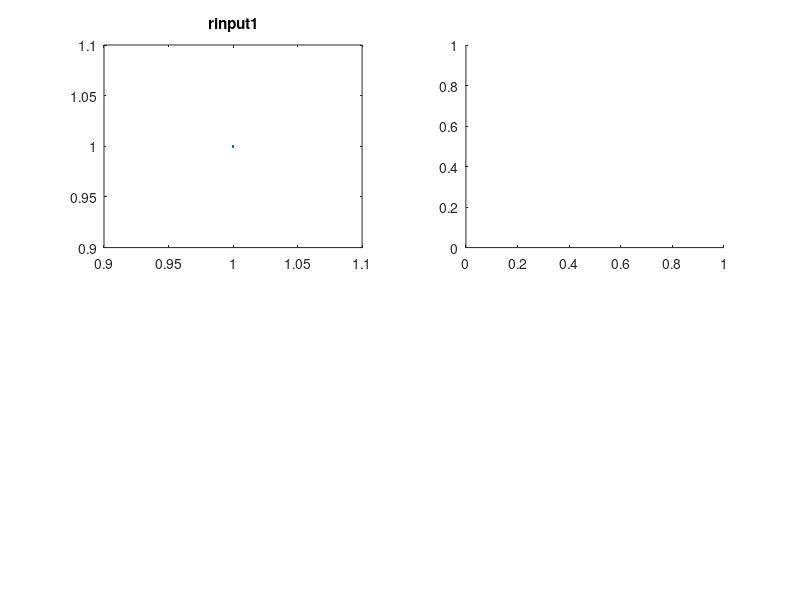

Write MATLAB code to recreate this figure. (Note: this script raises an error after producing the figure.)
N=32;
    nx=linspace(-N/2,N/2-1,N);
    nsq = nx.^2;
    wt = 0.25*N;%0.25*N;
    w = exp(-nsq.^8/wt^16);
%     
% rinput1=zeros(1,N);
% rinput1(N/4+1:3*N/4+1)=1;
% finput1=fftshift(fft(fftshift(rinput1)));
% foutput1=finput1.*w;
% routput1=fftshift(ifft(fftshift(foutput1)));
rinput1=ones
figure(1)
subplot(2,2,1);plot(rinput1);title('rinput1');
subplot(2,2,2);plot(abs(finput1));title('finput1');
subplot(2,2,3);plot(abs(routput1));title('routput1');
subplot(2,2,4);plot(abs(foutput1));title('foutput1');

finput2=ones(1,N);
rinput2=fftshift(ifft(fftshift(finput2)));
foutput2=finput2.*w;
routput2=fftshift(ifft(fftshift(foutput2)));

figure(2)
subplot(2,2,1);plot(rinput2);title('rinput2');
subplot(2,2,2);plot(abs(finput2));title('finput2');
subplot(2,2,3);plot(abs(routput2));title('routput2');
subplot(2,2,4);plot(abs(foutput2));title('foutput2');


fconvf_input=conv(finput1,finput2,'same');
rconvf_input=fftshift(ifft(fftshift(fconvf_input)));

rmulr_input=rinput1.*rinput2;
fmulr_input=fftshift(fft(fftshift(rmulr_input)));

fconvf_output=conv(foutput1,foutput2,'same');
rconvf_output=fftshift(ifft(fftshift(fconvf_output)));

rmulr_output=routput1.*routput2;
fmulr_output=fftshift(ifft(fftshift(rmulr_output)));

figure(3);

subplot(2,2,1);plot(abs(rconvf_input));title('rconvf input');
subplot(2,2,2);plot(abs(fconvf_input));title('fconvf input');
subplot(2,2,3);plot(abs(rmulr_input));title('rmulr input');
subplot(2,2,4);plot(abs(fmulr_input));title('fmulr input');

figure(4);

subplot(2,2,1);plot(abs(rconvf_output));title('rconvf output');
subplot(2,2,2);plot(abs(fconvf_output));title('fconvf output');
subplot(2,2,3);plot(abs(rmulr_output));title('rmulr output');
subplot(2,2,4);plot(abs(fmulr_output));title('fmulr output');



